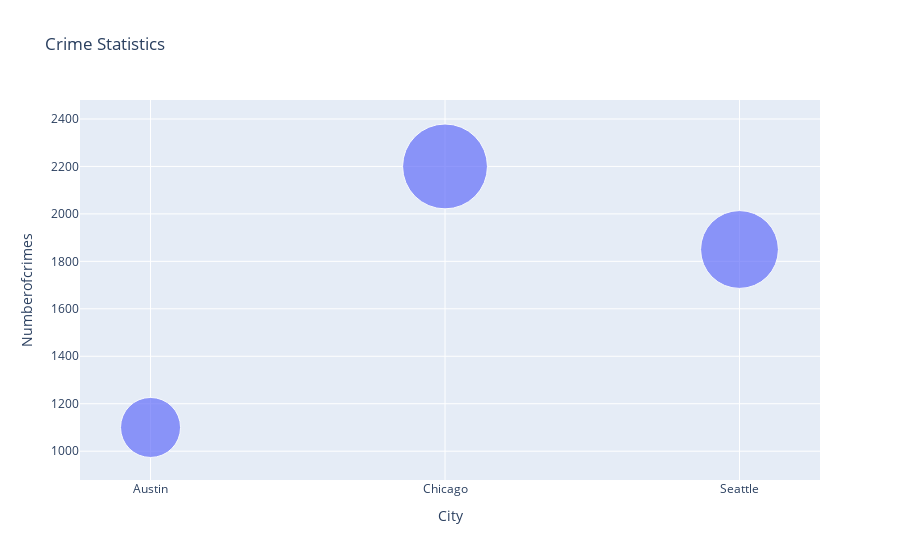

Write notebook code for a chart like this one.
### Code cell
## Bubble chart using px.scatter function with x ,y and size varibles defined.Title defined as Crime Statistics
fig = px.scatter(bub_data, x="City", y="Numberofcrimes", size="Numberofcrimes",
                 hover_name="City", title='Crime Statistics', size_max=60)
fig

### Figure 1 — Plotly figure (JSON) as saved in the notebook; plotly's stock layout.template omitted (floating-point values rounded to 4 significant figures)
{"data": [{"hovertemplate": "<b>%{hovertext}</b><br><br>City=%{x}<br>Numberofcrimes=%{marker.size}<extra></extra>", "hovertext": ["Austin", "Chicago", "Seattle"], "legendgroup": "", "marker": {"color": "#636efa", "size": [1100, 2200, 1850], "sizemode": "area", "sizeref": 0.6111, "symbol": "circle"}, "mode": "markers", "name": "", "orientation": "v", "showlegend": false, "type": "scatter", "x": ["Austin", "Chicago", "Seattle"], "xaxis": "x", "y": [1100, 2200, 1850], "yaxis": "y"}], "layout": {"legend": {"itemsizing": "constant", "tracegroupgap": 0}, "title": {"text": "Crime Statistics"}, "xaxis": {"anchor": "y", "domain": [0, 1], "title": {"text": "City"}}, "yaxis": {"anchor": "x", "domain": [0, 1], "title": {"text": "Numberofcrimes"}}}}
